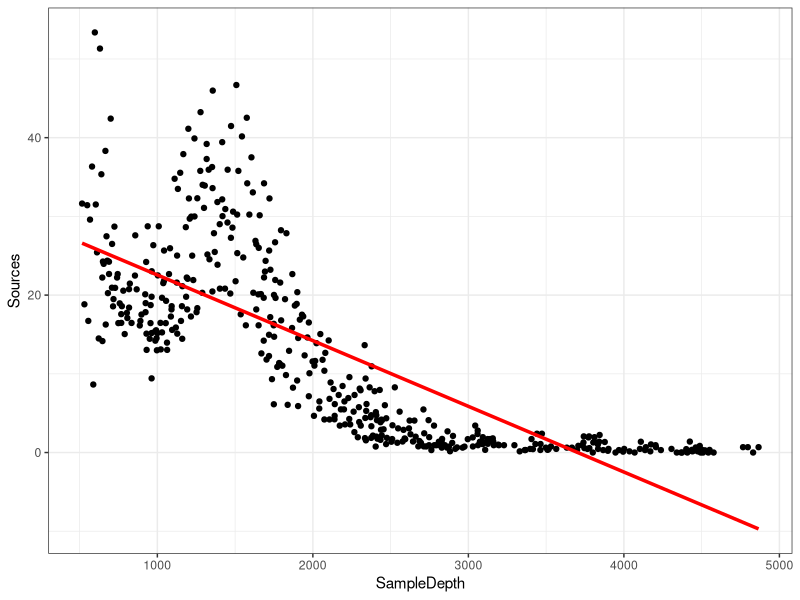
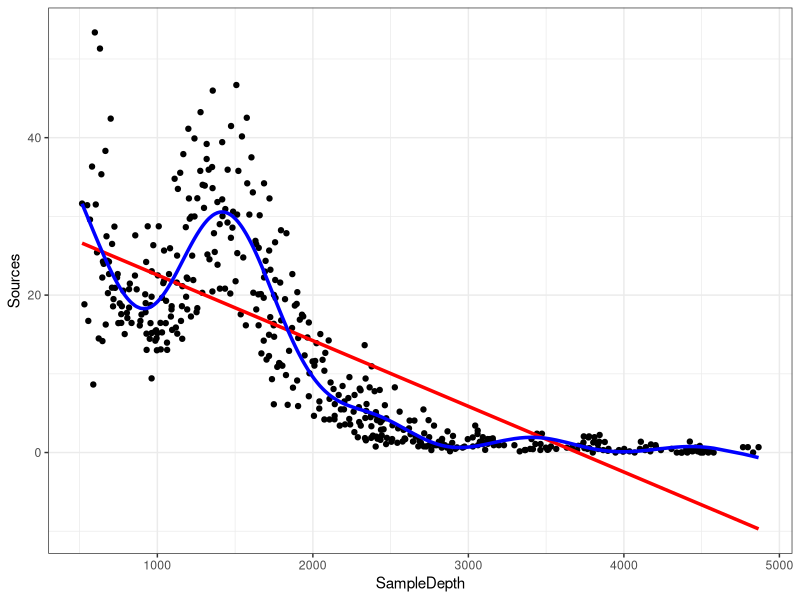
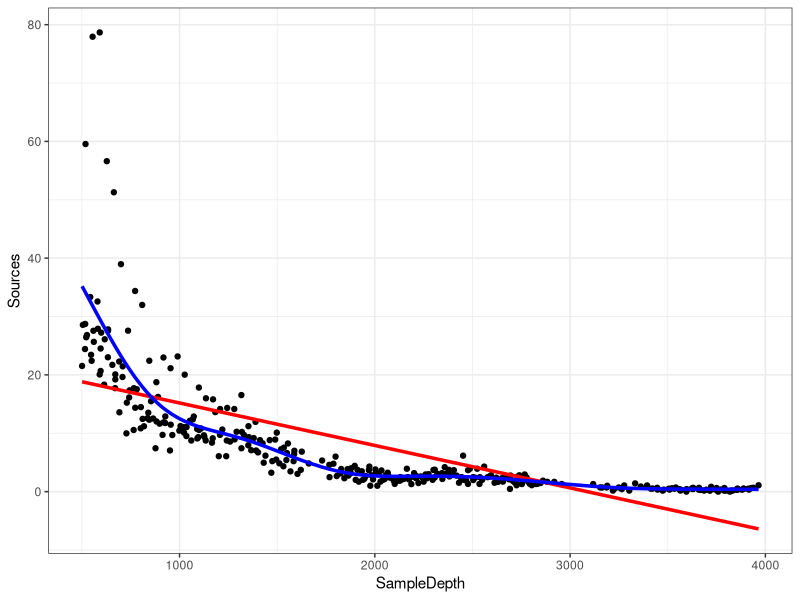

R code for these plots, in order:
## ---- chunk 1
library(ggplot2, quietly = TRUE)
library(mgcv, quietly = TRUE)
## ---- chunk 2
isit <- read.csv("data/ISIT.csv")
head(isit)
## ---- chunk 3
isit2 <- subset(isit, Season==2)
## ---- chunk 4
linear_model <- gam(Sources ~ SampleDepth, data = isit2)
summary(linear_model)
## ---- chunk 5
data_plot <- ggplot(data = isit2, aes(y = Sources, x = SampleDepth)) + 
  geom_point() +
  geom_line(aes(y = fitted(linear_model)),
            colour = "red", size = 1.2) + 
  theme_bw()
data_plot
## ---- chunk 6
gam_model <- gam(Sources ~ s(SampleDepth), data = isit2)
summary(gam_model)
## ---- chunk 7
data_plot <- data_plot +
     geom_line(aes(y = fitted(gam_model)),
               colour = "blue", size = 1.2)
data_plot
## ---- chunk 8
linear_model <- gam(Sources ~ SampleDepth, data = isit2)
smooth_model <- gam(Sources ~ s(SampleDepth), data = isit2)
AIC(linear_model, smooth_model)
## ---- chunk 9
isit1 <- subset(isit, Season == 1)
## ---- chunk 10
linear_model_s1 <- gam(Sources ~ SampleDepth, data = isit1)
smooth_model_s1 <- gam(Sources ~ s(SampleDepth), data = isit1)
## ---- chunk 11
ggplot(isit1, aes(x = SampleDepth, y = Sources)) +
  geom_point() +
  geom_line(colour = "red", size = 1.2,
            aes(y = fitted(linear_model_s1))) +
  geom_line(colour = "blue", size = 1.2,
            aes(y = fitted(smooth_model_s1))) +
  theme_bw()
## ---- chunk 12
AIC(linear_model_s1, smooth_model_s1)
## ---- chunk 13
smooth_model_s1
